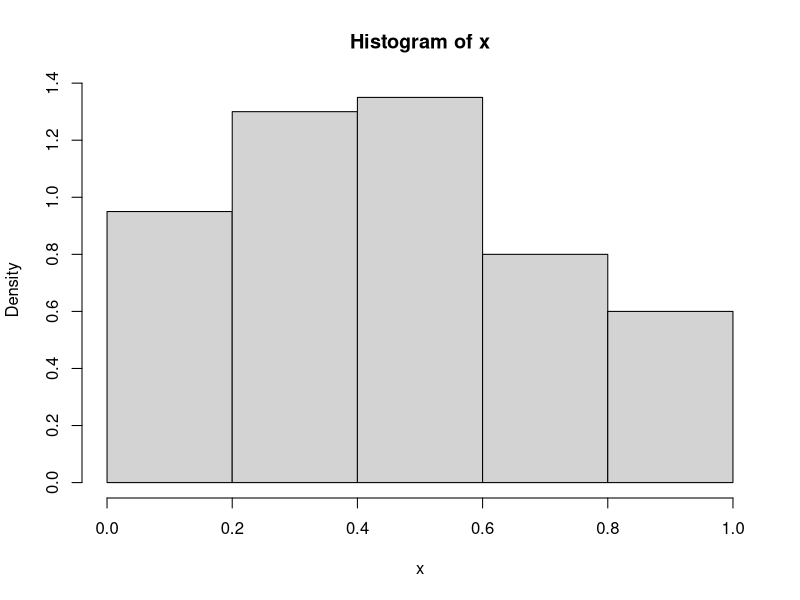
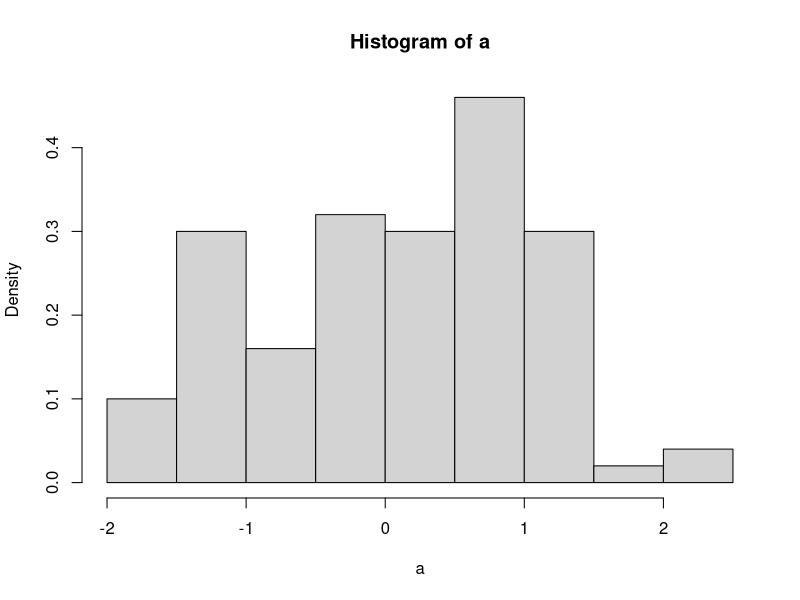
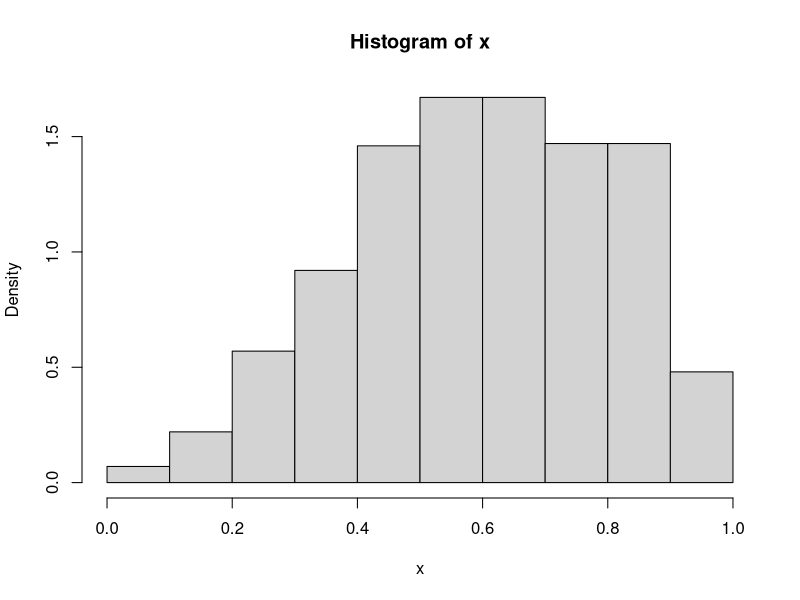
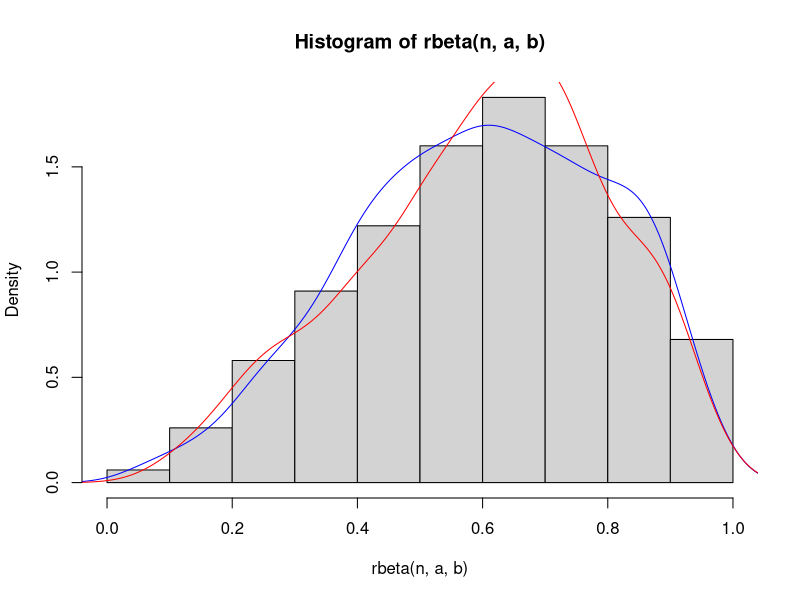

R code for these plots, in order: (Note: this script raises an error after producing the figures.)
# Aula 7 - Estatística Computacional
rm(list = ls())

set.seed(10)
x = runif(100)
y = x / 1000

h = hist(x, probability = T, breaks = 4)
h

area = sum((h$breaks[2] - h$breaks[1]) * h$density) # comferindo a somo da densidade do histograma

# Uma uma função que recebe uma amostra e retorna o histograma e a área do histograma

verifica = function(a){
  h = hist(a, probability = T)
  area = sum((h$breaks[2] - h$breaks[1]) * h$density)
  h
  list(hist=h, area=area)
}

verifica(rnorm(100))

# Outras transformações Beta
n = 1000; a = 3; b = 2
lambda = 1
u = rgamma(n,shape = a, rate = lambda)
v = rgamma(n, shape = b, rate = lambda)
x = u/(u+v)
x
hist(x, probability = T)
hist(rbeta(n, a, b), probability = T)

# Densidade obtida e a amostra gerada pelo R - rbeta
lines(density(x), col = "blue")
lines(density(rbeta(n, a, b)), col = "red")

qqplot()
# QQ plot da beta(3,2)
qqplot((qbeta(ppoints(n), a, b)), x,
        cex = 0.25, main = 'QQ plot da beta(3,2)', xlab = 'quantis teóricos', ylab = 'quantis amostrais')

qqline(x, distribution = function(p) qbeta(p,a,b)) #  A função só define os quantis 

# ppoints(n): funçãodo R que calcula o vetor de n posiões
# p[i] = (i - 3/8)/(n + 1/4)

n = 10
i = 1:n
ppoints(n)
# o mesmo que 
(i - 3/8)/(n+1/4)


# Exemplo 7

n <- 1000
theta <- 0.5
u <- runif(n)
v <- runif(n)
x <- floor(1 + log(v)/log(1 - (1- theta) ** u))
hist(x, probability = T, breaks = seq(0.5, max(x) + 0.5))
hist(x, probability = T)

# Exemplo 7 
rlogaritmica - function(n, theta){
  stopifnot(theta < 0 &  theta < 1)
  u = runif(n)
  v = floor(1 + log(v)/log(1 - (1 - theta)**u))
  return(x)
}

x = rlogaritmica(1000, theta)

# Exemplo 8

n = 1000
nu = 2 
Z = matrix(rnorm(n*nu), n, nu) ** 2 # matriz de N(0,1)
v = rowSums(Z) # soma das linhas - método 1
v = apply(Z, 1, sum) # soma das linhas - método 

# Conferindo
mean(v) # E(v)=nu
mean(v ** 2) # E(V**2)=2nu + nu **2
var(x)

# Misturas 

# Exemplo 10

n = 1000
r = 2; s = 4; lambda = 2
x1 = rgamma(n, r, lambda) # gama(2,2)
x2 = rgamma(n, s, lambda) # gama(4,2)
s = x1 + x2
u = runif(n)
k = sample(0:1, n, replace = T)
x = k * x1 + (1-k) * x2 # A mistura

par(mfrow=c(1,2))
hist(s, probability = T)
hist(x, probability = T)

# gama(r, lambda) + gama(s, lambda) = gama(r+s, lamda)
# densidade obtida de s e a amostragerada pelo R
par(mfrow=c(1,1)) # voltar a ser 1 gráfico
plot(density(s), col = 'blue')
lines(density(rgamma(n, r + s, lambda)), col = 'red')

# Exercício

# a)
n = 1000
r = 2; s = 4; lambda = 2
k = sample(0:1, n, replace = T)
x1 = rnorm(n, 0, 1)
x2 = rnorm(n, 3, 1)
x = k * x1 + (1-k) * x2 # A mistura
s = x1 + x2

# b)
par(mfrow=c(2,2))
hist(x, probability = T)
lines(density(x), col = "blue")
qqnorm(x)
qqline(x, col = "blue")
hist(s, probability = T)
lines(density(s), col = "blue")
qqnorm(s)
qqline(s, col = "blue")

# c)
mean(s)
var(s)

# d)
par(mfrow=c(1,2))
hist(s, probability = T)
lines(density(s), col = "blue")
hist((rnorm(n)), probability = T)
lines(density(rnorm(n)), col = "blue")














